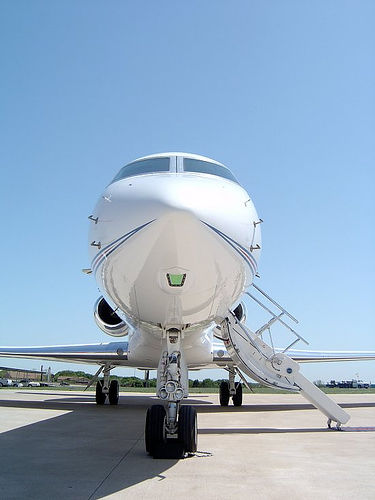
#> input picture dummy_data/JPEGImages/2008_000064.jpg, 375 x 500 px, found by its file name
$ python transformer.py
#> lines starting #> are read from the running program, lines starting #| are printed output that depends on the picture
import cv2
import numpy as np
import math
import os

class Compose(object):
    def __init__(self, transforms):
        self.transforms = transforms

    def __call__(self, image, label=None):
        for t in self.transforms:
            image, label = t(image, label)
        return image, label


class Normalize(object):
    def __init__(self, mean_val, std_val, val_scale=1):
        # set val_scale = 1 if mean and std are in range (0,1)
        # set val_scale to other value, if mean and std are in range (0,255)
        self.mean = np.array(mean_val, dtype=np.float32)
        self.std = np.array(std_val, dtype=np.float32)
        self.val_scale = 1/255.0 if val_scale==1 else 1
    def __call__(self, image, label=None):
        image = image.astype(np.float32)
        image = image * self.val_scale
        image = image - self.mean
        image = image * (1 / self.std)
        return image, label


class ConvertDataType(object):
    def __call__(self, image, label=None):
        if label is not None:
            label = label.astype(np.int64)
        return image.astype(np.float32), label


class Pad(object):
    def __init__(self, size, ignore_label=255, mean_val=0, val_scale=1):
        # set val_scale to 1 if mean_val is in range (0, 1)
        # set val_scale to 255 if mean_val is in range (0, 255)
        factor = 255 if val_scale == 1 else 1

        self.size = size
        self.ignore_label = ignore_label
        self.mean_val=mean_val
        # from 0-1 to 0-255
        if isinstance(self.mean_val, (tuple,list)):
            self.mean_val = [int(x* factor) for x in self.mean_val]
        else:
            self.mean_val = int(self.mean_val * factor)


    def __call__(self, image, label=None):
        h, w, c = image.shape
        pad_h = max(self.size - h, 0)
        pad_w = max(self.size - w, 0)

        pad_h_half = int(pad_h / 2)
        pad_w_half = int(pad_w / 2)

        if pad_h > 0 or pad_w > 0:

            image = cv2.copyMakeBorder(image,
                                       top=pad_h_half,
                                       left=pad_w_half,
                                       bottom=pad_h - pad_h_half,
                                       right=pad_w - pad_w_half,
                                       borderType=cv2.BORDER_CONSTANT,
                                       value=self.mean_val)
            if label is not None:
                label = cv2.copyMakeBorder(label,
                                           top=pad_h_half,
                                           left=pad_w_half,
                                           bottom=pad_h - pad_h_half,
                                           right=pad_w - pad_w_half,
                                           borderType=cv2.BORDER_CONSTANT,
                                           value=self.ignore_label)
        return image, label


# TODO
class CenterCrop(object):
    def __init__(self, size=224):
        self.size = (size, size)

    def __call__(self, image, label):
        height, width = image.shape[:2]
        w_start = (width - self.size[0]) // 2
        h_start = (height - self.size[1]) // 2
        w_end = w_start + self.size[0]
        h_end = h_start + self.size[1]
        image = image[h_start:h_end, w_start:w_end, :]
        label = image[h_start:h_end, w_start:w_end]
        return image, label


# TODO
class Resize(object):
    def __init__(self, size):
        if isinstance(size, int):
            self.size = (size, size)
        else:
            self.size = size

    def __call__(self, image, label):
        image = cv2.resize(image, dsize=self.size, interpolation=cv2.INTER_LINEAR)
        label = cv2.resize(label, dsize=self.size, interpolation=cv2.INTER_NEAREST)
        return image, label

# TODO
class RandomFlip(object):
    def __init__(self, prob=0.5):
        # horizonal / vertical flipping probability
        self.prob = prob

    def __call__(self, image, label):
        if np.random.rand() <= self.prob:
            image = image[:, ::-1, :]
            label = label[:, ::-1]
        else:
            image = image[::-1, :, :]
            label = label[::-1, :]
        return image, label


# TODO
class RandomCrop(object):
    def __init__(self,size):
        self.size = (size, size)

    def __call__(self, image, label):
        h, w = image.shape[:2]
        h_start = np.random.randint(0, h - self.size[0] + 1)
        w_start = np.random.randint(0, w - self.size[1] + 1)
        h_end, w_end = h_start + self.size[0], w_start + self.size[1]

        image = image[h_start:h_end, w_start:w_end, :]
        label = label[h_start:h_end, w_start:w_end]
        return image, label

# TODO
class Scale(object):
    def __init__(self, scale=0.5):
        self.scale = scale
    def __call__(self, image, label):
        image = cv2.resize(image, dsize=None, fx=self.scale, fy=self.scale, interpolation=cv2.INTER_LINEAR)
        label = cv2.resize(label, dsize=None, fx=self.scale, fy=self.scale, interpolation=cv2.INTER_NEAREST)
        return image, label

# TODO
class RandomScale(object):
    def __init__(self, scales=[0.25, 0.5, 2, 3]):
        self.scales = scales

    def __call__(self, image, label):
        scaler = Scale(scale=float(np.random.choice(self.scales)))
        image, label = scaler(image, label)
        return image, label


def main():
    image = cv2.imread('./work/dummy_data/JPEGImages/2008_000064.jpg',1)
#> image is the input picture: shape (500, 375, 3); mean B, G, R 195.8, 172.3, 148.4
    label = cv2.imread('./work/dummy_data/GroundTruth_trainval_png/2008_000064.png',0)
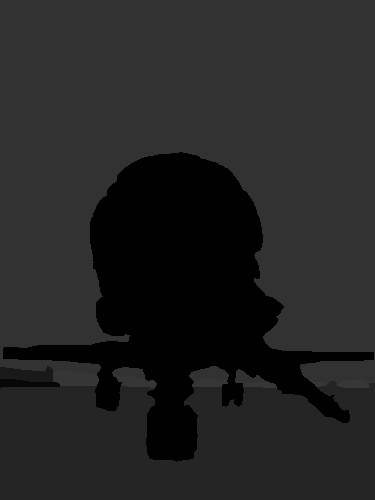
#> input picture dummy_data/GroundTruth_trainval_png/2008_000064.png, 375 x 500 px, found by its file name
#> label is the input picture: shape (500, 375); min 1, max 55, mean 35.9

    # TODO: crop_size
    crop_size = 256
    # TODO: Transform: RandomScale, RandomFlip, Pad, RandomCrop
    transform = Compose([RandomScale(scales=[0.5, 1, 2]),
                         RandomFlip(prob=0.5),
                         Pad(size=crop_size),
                         RandomCrop(size=crop_size)])


    for i in range(10):
        # TODO: call transform
        image, label = transform(image, label)
        # TODO: save image
        save_path = './work/save/'
        if not os.path.exists(save_path):
            os.makedirs(save_path)
        cv2.imwrite(save_path + '{}.jpg'.format(i), image)
        cv2.imwrite(save_path + '{}.png'.format(i), label)
#> this loop made 10 passes
#> pass 1, in __call__, `image = cv2.resize(image, dsize=None, fx=self.scale, fy=self.scale, in..`:
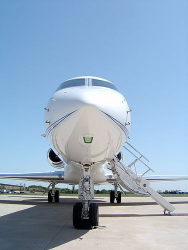
#> image: shape (250, 188, 3); mean of channels 0, 1, 2 196, 172.5, 148.5; drawn as B, G, R
#> pass 1, in __call__, `image = image[::-1, :, :]`:
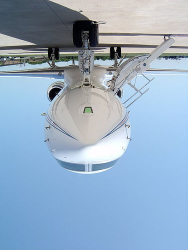
#> image: shape (250, 188, 3); mean of channels 0, 1, 2 196, 172.5, 148.5; drawn as B, G, R
#> pass 1, in __call__, `label = label[::-1, :]`:
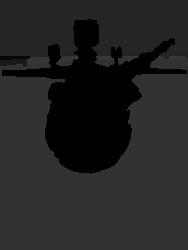
#> label: shape (250, 188); min 1, max 55, mean 36
#> after the loop:
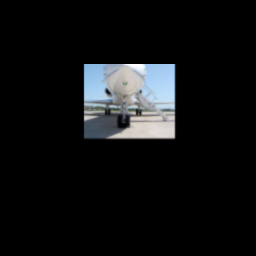
#> image: shape (256, 256, 3); mean B, G, R 18.5, 17.4, 16.2
#> after the loop:
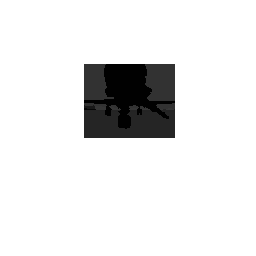
#> label: shape (256, 256); min 1, max 255, mean 231.7

if __name__ == "__main__":
    main()
